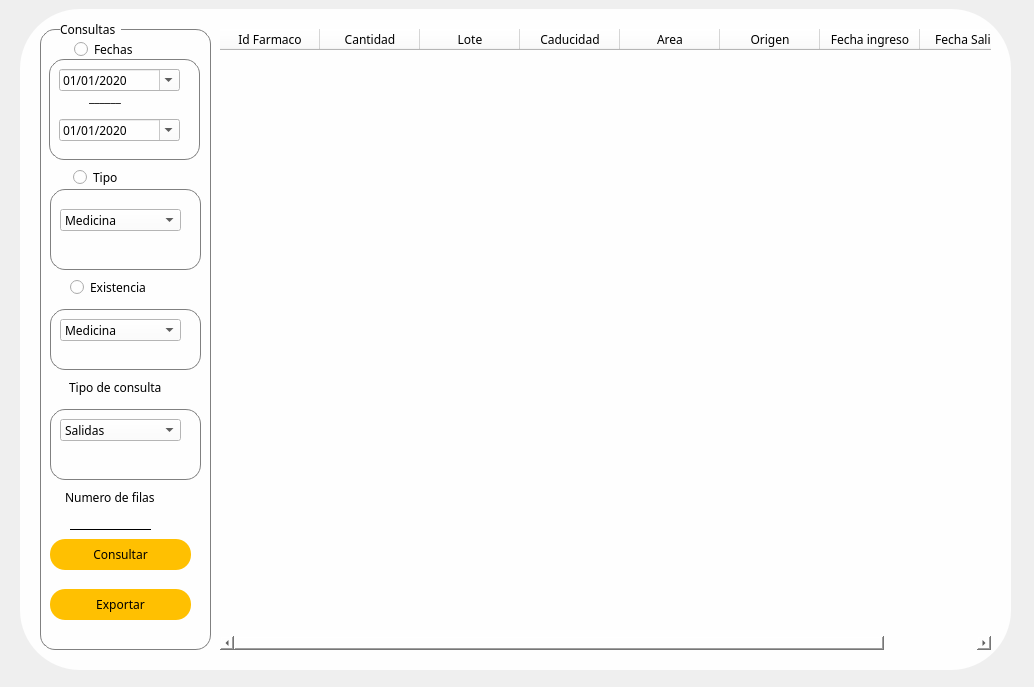
<?xml version="1.0" encoding="UTF-8"?>
<ui version="4.0">
 <class>InterFazConsulta</class>
 <widget class="QWidget" name="InterFazConsulta">
  <property name="geometry">
   <rect>
    <x>0</x>
    <y>0</y>
    <width>1034</width>
    <height>687</height>
   </rect>
  </property>
  <property name="windowTitle">
   <string>Consultas</string>
  </property>
  <property name="styleSheet">
   <string notr="true">*{
font-family:century gothic;
font-size: 12px;
}
#Frame2{
border-radius:30;
}
QLineEdit{
	border:none;
	border-bottom: 1px solid black;
}
QFrame{
border-radius: 60px;
 background:#fefefe;
}
QLabel{
	background:transparent;
}
QCalendarWidget QAbstractItemView
{ 
selection-background-color: #042944; 
selection-color: white;
selection-border:10px solid red;

}
QCalendarWidget QWidget 
{
  color:grey;
}
QCalendarWidget QTableView{
border-width:0px;
background-color:lightgrey;
}

QPushButton:hover{
background:#dea806;
}</string>
  </property>
  <widget class="QFrame" name="frame_2">
   <property name="geometry">
    <rect>
     <x>20</x>
     <y>9</y>
     <width>991</width>
     <height>661</height>
    </rect>
   </property>
   <property name="styleSheet">
    <string notr="true">
 background:#fefefe;

</string>
   </property>
   <property name="frameShape">
    <enum>QFrame::StyledPanel</enum>
   </property>
   <property name="frameShadow">
    <enum>QFrame::Raised</enum>
   </property>
   <widget class="QTableWidget" name="TableConsulta">
    <property name="geometry">
     <rect>
      <x>200</x>
      <y>20</y>
      <width>771</width>
      <height>621</height>
     </rect>
    </property>
    <property name="editTriggers">
     <set>QAbstractItemView::NoEditTriggers</set>
    </property>
    <column>
     <property name="text">
      <string>Id Farmaco</string>
     </property>
    </column>
    <column>
     <property name="text">
      <string>Cantidad</string>
     </property>
    </column>
    <column>
     <property name="text">
      <string>Lote</string>
     </property>
    </column>
    <column>
     <property name="text">
      <string>Caducidad</string>
     </property>
    </column>
    <column>
     <property name="text">
      <string>Area</string>
     </property>
    </column>
    <column>
     <property name="text">
      <string>Origen</string>
     </property>
    </column>
    <column>
     <property name="text">
      <string>Fecha ingreso</string>
     </property>
    </column>
    <column>
     <property name="text">
      <string>Fecha Salida</string>
     </property>
    </column>
   </widget>
   <widget class="QGroupBox" name="groupBox">
    <property name="geometry">
     <rect>
      <x>20</x>
      <y>20</y>
      <width>171</width>
      <height>621</height>
     </rect>
    </property>
    <property name="styleSheet">
     <string notr="true">QGroupBox  {
    border: 1px solid gray;
    border-radius: 15px;

}

</string>
    </property>
    <property name="title">
     <string/>
    </property>
    <widget class="QGroupBox" name="groupBox_4">
     <property name="geometry">
      <rect>
       <x>10</x>
       <y>160</y>
       <width>151</width>
       <height>81</height>
      </rect>
     </property>
     <property name="title">
      <string/>
     </property>
     <widget class="QComboBox" name="comboboxTipoConsulta">
      <property name="geometry">
       <rect>
        <x>10</x>
        <y>20</y>
        <width>121</width>
        <height>22</height>
       </rect>
      </property>
      <item>
       <property name="text">
        <string>Medicina</string>
       </property>
      </item>
      <item>
       <property name="text">
        <string>Material/Curacion</string>
       </property>
      </item>
     </widget>
    </widget>
    <widget class="QGroupBox" name="groupBox_5">
     <property name="geometry">
      <rect>
       <x>9</x>
       <y>30</y>
       <width>151</width>
       <height>101</height>
      </rect>
     </property>
     <property name="styleSheet">
      <string notr="true"/>
     </property>
     <property name="title">
      <string/>
     </property>
     <widget class="QLabel" name="label_2">
      <property name="geometry">
       <rect>
        <x>30</x>
        <y>0</y>
        <width>47</width>
        <height>0</height>
       </rect>
      </property>
      <property name="text">
       <string>TextLabel</string>
      </property>
     </widget>
     <widget class="QDateEdit" name="DateFechaPrimeroConsulta">
      <property name="geometry">
       <rect>
        <x>10</x>
        <y>10</y>
        <width>121</width>
        <height>22</height>
       </rect>
      </property>
      <property name="accelerated">
       <bool>false</bool>
      </property>
      <property name="showGroupSeparator" stdset="0">
       <bool>false</bool>
      </property>
      <property name="displayFormat">
       <string>dd/MM/yyyy</string>
      </property>
      <property name="calendarPopup">
       <bool>true</bool>
      </property>
      <property name="timeSpec">
       <enum>Qt::UTC</enum>
      </property>
      <property name="date">
       <date>
        <year>2020</year>
        <month>1</month>
        <day>1</day>
       </date>
      </property>
     </widget>
     <widget class="QDateEdit" name="DateFechaSegundoConsulta">
      <property name="geometry">
       <rect>
        <x>10</x>
        <y>60</y>
        <width>121</width>
        <height>22</height>
       </rect>
      </property>
      <property name="accelerated">
       <bool>false</bool>
      </property>
      <property name="showGroupSeparator" stdset="0">
       <bool>false</bool>
      </property>
      <property name="displayFormat">
       <string>dd/MM/yyyy</string>
      </property>
      <property name="calendarPopup">
       <bool>true</bool>
      </property>
      <property name="timeSpec">
       <enum>Qt::UTC</enum>
      </property>
      <property name="date">
       <date>
        <year>2020</year>
        <month>1</month>
        <day>1</day>
       </date>
      </property>
     </widget>
     <widget class="QLabel" name="label_3">
      <property name="geometry">
       <rect>
        <x>40</x>
        <y>30</y>
        <width>41</width>
        <height>16</height>
       </rect>
      </property>
      <property name="styleSheet">
       <string notr="true">background:transparent;</string>
      </property>
      <property name="text">
       <string>______</string>
      </property>
     </widget>
    </widget>
    <widget class="QPushButton" name="btnExportarConsulta">
     <property name="geometry">
      <rect>
       <x>10</x>
       <y>560</y>
       <width>141</width>
       <height>31</height>
      </rect>
     </property>
     <property name="styleSheet">
      <string notr="true">QPushButton{
border-radius:15px;
background:#ffc001;

}
QPushButton:hover{
background:#dea806;
}
</string>
     </property>
     <property name="text">
      <string>Exportar</string>
     </property>
    </widget>
    <widget class="QGroupBox" name="groupBox_6">
     <property name="geometry">
      <rect>
       <x>10</x>
       <y>380</y>
       <width>151</width>
       <height>71</height>
      </rect>
     </property>
     <property name="styleSheet">
      <string notr="true"/>
     </property>
     <property name="title">
      <string/>
     </property>
     <widget class="QLabel" name="label_6">
      <property name="geometry">
       <rect>
        <x>30</x>
        <y>0</y>
        <width>47</width>
        <height>0</height>
       </rect>
      </property>
      <property name="text">
       <string>TextLabel</string>
      </property>
     </widget>
     <widget class="QComboBox" name="comboboxSETConsulta">
      <property name="geometry">
       <rect>
        <x>10</x>
        <y>10</y>
        <width>121</width>
        <height>22</height>
       </rect>
      </property>
      <item>
       <property name="text">
        <string>Salidas</string>
       </property>
      </item>
      <item>
       <property name="text">
        <string>Entradas</string>
       </property>
      </item>
      <item>
       <property name="text">
        <string>Totales</string>
       </property>
      </item>
     </widget>
    </widget>
    <widget class="QRadioButton" name="radioButton">
     <property name="geometry">
      <rect>
       <x>34</x>
       <y>10</y>
       <width>71</width>
       <height>20</height>
      </rect>
     </property>
     <property name="text">
      <string>Fechas</string>
     </property>
    </widget>
    <widget class="QRadioButton" name="radioButton_2">
     <property name="geometry">
      <rect>
       <x>33</x>
       <y>140</y>
       <width>70</width>
       <height>17</height>
      </rect>
     </property>
     <property name="text">
      <string>Tipo</string>
     </property>
    </widget>
    <widget class="QGroupBox" name="groupBox_2">
     <property name="geometry">
      <rect>
       <x>10</x>
       <y>280</y>
       <width>151</width>
       <height>61</height>
      </rect>
     </property>
     <property name="title">
      <string/>
     </property>
     <widget class="QComboBox" name="comboboxExistenciaConsulta">
      <property name="geometry">
       <rect>
        <x>10</x>
        <y>10</y>
        <width>121</width>
        <height>22</height>
       </rect>
      </property>
      <item>
       <property name="text">
        <string>Medicina</string>
       </property>
      </item>
      <item>
       <property name="text">
        <string>Material/Curacion</string>
       </property>
      </item>
      <item>
       <property name="text">
        <string>Ambas</string>
       </property>
      </item>
     </widget>
    </widget>
    <widget class="QRadioButton" name="radioButton_3">
     <property name="geometry">
      <rect>
       <x>30</x>
       <y>250</y>
       <width>81</width>
       <height>17</height>
      </rect>
     </property>
     <property name="text">
      <string>Existencia</string>
     </property>
    </widget>
    <widget class="QLabel" name="label_4">
     <property name="geometry">
      <rect>
       <x>29</x>
       <y>350</y>
       <width>101</width>
       <height>16</height>
      </rect>
     </property>
     <property name="text">
      <string>Tipo de consulta</string>
     </property>
    </widget>
    <widget class="QLineEdit" name="lineFilasConsulta">
     <property name="enabled">
      <bool>false</bool>
     </property>
     <property name="geometry">
      <rect>
       <x>30</x>
       <y>480</y>
       <width>81</width>
       <height>21</height>
      </rect>
     </property>
    </widget>
    <widget class="QLabel" name="label_5">
     <property name="geometry">
      <rect>
       <x>25</x>
       <y>460</y>
       <width>91</width>
       <height>16</height>
      </rect>
     </property>
     <property name="text">
      <string>Numero de filas</string>
     </property>
    </widget>
    <widget class="QPushButton" name="btnConsultarConsulta">
     <property name="geometry">
      <rect>
       <x>10</x>
       <y>510</y>
       <width>141</width>
       <height>31</height>
      </rect>
     </property>
     <property name="styleSheet">
      <string notr="true">QPushButton{
border-radius:15px;
background:#ffc001;

}
QPushButton:hover{
background:#dea806;
}
</string>
     </property>
     <property name="text">
      <string>Consultar</string>
     </property>
    </widget>
   </widget>
   <widget class="QLabel" name="label">
    <property name="geometry">
     <rect>
      <x>40</x>
      <y>10</y>
      <width>61</width>
      <height>20</height>
     </rect>
    </property>
    <property name="text">
     <string>Consultas</string>
    </property>
   </widget>
  </widget>
 </widget>
 <resources/>
 <connections>
  <connection>
   <sender>radioButton_3</sender>
   <signal>clicked()</signal>
   <receiver>groupBox_6</receiver>
   <slot>hide()</slot>
   <hints>
    <hint type="sourcelabel">
     <x>95</x>
     <y>287</y>
    </hint>
    <hint type="destinationlabel">
     <x>115</x>
     <y>461</y>
    </hint>
   </hints>
  </connection>
  <connection>
   <sender>radioButton</sender>
   <signal>clicked()</signal>
   <receiver>groupBox_6</receiver>
   <slot>show()</slot>
   <hints>
    <hint type="sourcelabel">
     <x>85</x>
     <y>46</y>
    </hint>
    <hint type="destinationlabel">
     <x>159</x>
     <y>459</y>
    </hint>
   </hints>
  </connection>
  <connection>
   <sender>radioButton_2</sender>
   <signal>clicked()</signal>
   <receiver>groupBox_6</receiver>
   <slot>show()</slot>
   <hints>
    <hint type="sourcelabel">
     <x>107</x>
     <y>178</y>
    </hint>
    <hint type="destinationlabel">
     <x>88</x>
     <y>460</y>
    </hint>
   </hints>
  </connection>
  <connection>
   <sender>radioButton</sender>
   <signal>clicked()</signal>
   <receiver>label_4</receiver>
   <slot>show()</slot>
   <hints>
    <hint type="sourcelabel">
     <x>91</x>
     <y>49</y>
    </hint>
    <hint type="destinationlabel">
     <x>117</x>
     <y>384</y>
    </hint>
   </hints>
  </connection>
  <connection>
   <sender>radioButton_2</sender>
   <signal>clicked()</signal>
   <receiver>label_4</receiver>
   <slot>show()</slot>
   <hints>
    <hint type="sourcelabel">
     <x>112</x>
     <y>178</y>
    </hint>
    <hint type="destinationlabel">
     <x>120</x>
     <y>387</y>
    </hint>
   </hints>
  </connection>
  <connection>
   <sender>radioButton_3</sender>
   <signal>clicked()</signal>
   <receiver>label_4</receiver>
   <slot>hide()</slot>
   <hints>
    <hint type="sourcelabel">
     <x>149</x>
     <y>291</y>
    </hint>
    <hint type="destinationlabel">
     <x>155</x>
     <y>389</y>
    </hint>
   </hints>
  </connection>
 </connections>
</ui>
